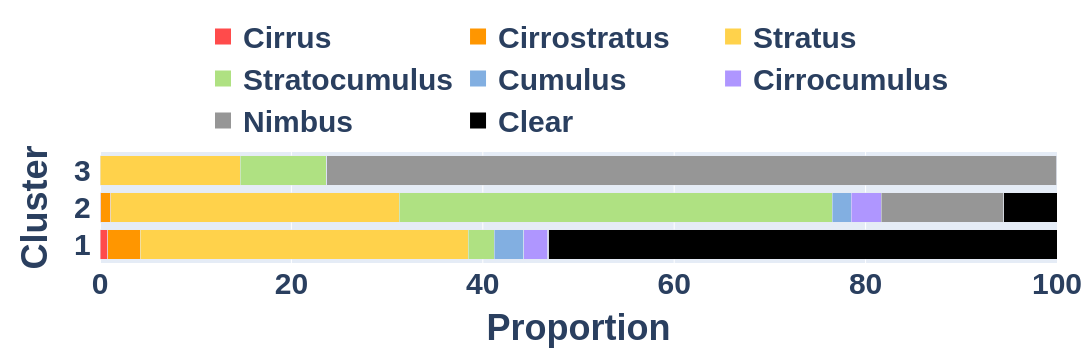

Notebook code cell kept with this figure:
### Code cell
# bar chart
fig = go.Figure()

for i, feature in enumerate(cloud_features):
    fig.add_trace(go.Bar(
        y=[f'{label} ' for label in cluster_cloud.index],
        x=cluster_cloud[feature],
        name=feature.replace('_weighted', ''),
        orientation='h',
        marker=dict(color=colors[i]),
        showlegend=False
    ))

for cloud_type, color in zip(reversed(cloud_features), reversed(colors)):
    fig.add_trace(go.Scatter(
        x=[None], y=[None], mode='markers',
        marker=dict(size=60, color=color, symbol="square"),
        name=cloud_type.replace('_weighted', ''), showlegend=True, hoverinfo='skip'
    ))

fig.update_layout(
    barmode='stack',
    barnorm='percent',
    xaxis_title='Proportion',
    yaxis_title='Cluster',
    yaxis=dict(type='category'),
    # legend_traceorder='normal',
    height=350, width=1600,
    font=dict(size=30, family="Arial", weight="bold"),
    margin=dict(l=100, r=10, t=50, b=80),
    legend=dict(
        orientation="h",
        yanchor="bottom", y=1.05,
        xanchor="center", x=0.5
    )
)

fig.show()

### Figure 1 — Plotly figure (JSON) as saved in the notebook; plotly's stock layout.template omitted (floating-point values rounded to 4 significant figures)
{"data": [{"marker": {"color": "#FF4B4B"}, "name": "Cirrus", "orientation": "h", "showlegend": false, "type": "bar", "x": [5.97, 1.4, 0.3075], "y": ["1 ", "2 ", "3 "]}, {"marker": {"color": "#FF9600"}, "name": "Cirrostratus", "orientation": "h", "showlegend": false, "type": "bar", "x": [25.84, 14.0, 0.6699], "y": ["1 ", "2 ", "3 "]}, {"marker": {"color": "#FFD24B"}, "name": "Stratus", "orientation": "h", "showlegend": false, "type": "bar", "x": [259.6, 423.2, 391.9], "y": ["1 ", "2 ", "3 "]}, {"marker": {"color": "#AFE182"}, "name": "Stratocumulus", "orientation": "h", "showlegend": false, "type": "bar", "x": [20.69, 633.8, 240.3], "y": ["1 ", "2 ", "3 "]}, {"marker": {"color": "#82AFE1"}, "name": "Cumulus", "orientation": "h", "showlegend": false, "type": "bar", "x": [23.28, 28.46, 0.05173], "y": ["1 ", "2 ", "3 "]}, {"marker": {"color": "#AF96FF"}, "name": "Cirrocumulus", "orientation": "h", "showlegend": false, "type": "bar", "x": [19.05, 43.84, 1.475], "y": ["1 ", "2 ", "3 "]}, {"marker": {"color": "#969696"}, "name": "Nimbus", "orientation": "h", "showlegend": false, "type": "bar", "x": [0.8701, 179.6, 2043.0], "y": ["1 ", "2 ", "3 "]}, {"marker": {"color": "#000000"}, "name": "Clear", "orientation": "h", "showlegend": false, "type": "bar", "x": [402.1, 77.67, 0.02238], "y": ["1 ", "2 ", "3 "]}, {"hoverinfo": "skip", "marker": {"color": "#000000", "size": 60, "symbol": "square"}, "mode": "markers", "name": "Clear", "showlegend": true, "type": "scatter", "x": [null], "y": [null]}, {"hoverinfo": "skip", "marker": {"color": "#969696", "size": 60, "symbol": "square"}, "mode": "markers", "name": "Nimbus", "showlegend": true, "type": "scatter", "x": [null], "y": [null]}, {"hoverinfo": "skip", "marker": {"color": "#AF96FF", "size": 60, "symbol": "square"}, "mode": "markers", "name": "Cirrocumulus", "showlegend": true, "type": "scatter", "x": [null], "y": [null]}, {"hoverinfo": "skip", "marker": {"color": "#82AFE1", "size": 60, "symbol": "square"}, "mode": "markers", "name": "Cumulus", "showlegend": true, "type": "scatter", "x": [null], "y": [null]}, {"hoverinfo": "skip", "marker": {"color": "#AFE182", "size": 60, "symbol": "square"}, "mode": "markers", "name": "Stratocumulus", "showlegend": true, "type": "scatter", "x": [null], "y": [null]}, {"hoverinfo": "skip", "marker": {"color": "#FFD24B", "size": 60, "symbol": "square"}, "mode": "markers", "name": "Stratus", "showlegend": true, "type": "scatter", "x": [null], "y": [null]}, {"hoverinfo": "skip", "marker": {"color": "#FF9600", "size": 60, "symbol": "square"}, "mode": "markers", "name": "Cirrostratus", "showlegend": true, "type": "scatter", "x": [null], "y": [null]}, {"hoverinfo": "skip", "marker": {"color": "#FF4B4B", "size": 60, "symbol": "square"}, "mode": "markers", "name": "Cirrus", "showlegend": true, "type": "scatter", "x": [null], "y": [null]}], "layout": {"barmode": "stack", "barnorm": "percent", "font": {"family": "Arial", "size": 30, "weight": "bold"}, "height": 350, "legend": {"orientation": "h", "x": 0.5, "xanchor": "center", "y": 1.05, "yanchor": "bottom"}, "margin": {"b": 80, "l": 100, "r": 10, "t": 50}, "width": 1600, "xaxis": {"title": {"text": "Proportion"}}, "yaxis": {"title": {"text": "Cluster"}, "type": "category"}}}
